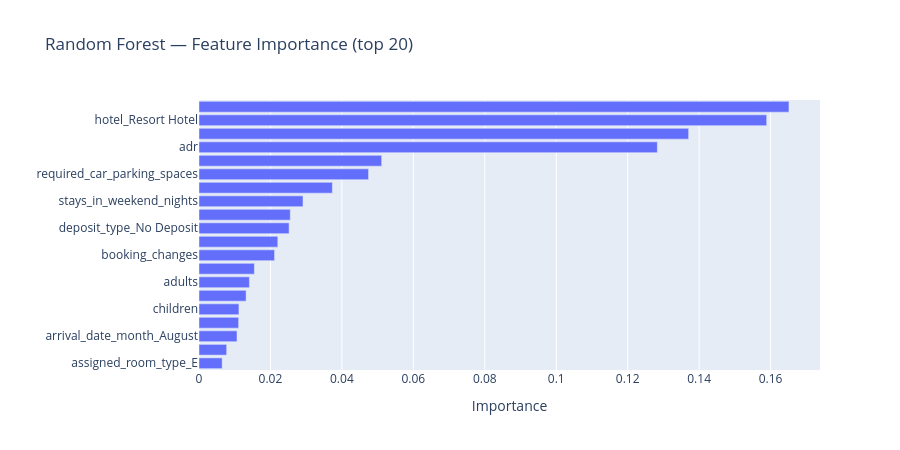

Notebook code for this chart:
### Code cell
adv = EDAAdvanced(df, target ="is_canceled")

adv.objects_to_category() 
adv.run_eda_advanced()

### Figure 1 — Plotly figure (JSON) as saved in the notebook; plotly's stock layout.template omitted (floating-point values rounded to 4 significant figures)
{"data": [{"hovertemplate": "importance=%{x}<br>feature=%{y}<extra></extra>", "legendgroup": "", "marker": {"color": "#636efa", "pattern": {"shape": ""}}, "name": "", "orientation": "h", "showlegend": false, "textposition": "auto", "type": "bar", "x": [0.006482, 0.007747, 0.01064, 0.01109, 0.01118, 0.01319, 0.01411, 0.0155, 0.02115, 0.02206, 0.02522, 0.02555, 0.02911, 0.03734, 0.04746, 0.05114, 0.1283, 0.1371, 0.1589, 0.1651], "xaxis": "x", "y": ["assigned_room_type_E", "assigned_room_type_D", "arrival_date_month_August", "customer_type_Transient-Party", "children", "previous_bookings_not_canceled", "adults", "assigned_room_type_A", "booking_changes", "deposit_type_Non Refund", "deposit_type_No Deposit", "customer_type_Transient", "stays_in_weekend_nights", "total_of_special_requests", "required_car_parking_spaces", "stays_in_week_nights", "adr", "hotel_City Hotel", "hotel_Resort Hotel", "lead_time"], "yaxis": "y"}], "layout": {"barmode": "relative", "height": 450, "legend": {"tracegroupgap": 0}, "title": {"text": "Random Forest — Feature Importance (top 20)"}, "xaxis": {"anchor": "y", "domain": [0, 1], "title": {"text": "Importance"}}, "yaxis": {"anchor": "x", "domain": [0, 1], "title": {"text": ""}}}}
